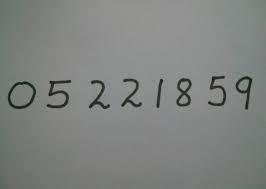
#> input picture OpenCV_Python/test_hand_write.png, 266 x 189 px
$ python img2text.py
#> lines starting #> are read from the running program, lines starting #| are printed output that depends on the picture; after the words box and inside, x2 and y2 are one past the last pixel; in counts of white or black regions, pixels touching at a corner belong together
import cv2
import pytesseract as ptr
import numpy as np
from matplotlib import pyplot as plt

ptr.pytesseract.tesseract_cmd = r'C:\Program Files (x86)\Tesseract-OCR\tesseract.exe'
img = cv2.imread('test_hand_write.png')
#> img is the input picture: shape (189, 266, 3); mean B, G, R 128.5, 130.7, 127.9
img = cv2.resize(img, None, fx=2.5, fy=2.5)
#> img: shape (472, 665, 3)
img2gray = cv2.cvtColor(img, cv2.COLOR_BGR2GRAY)

adaptive_threshold = cv2.adaptiveThreshold(img2gray, 255, cv2.ADAPTIVE_THRESH_GAUSSIAN_C, cv2.THRESH_BINARY, 91,11)
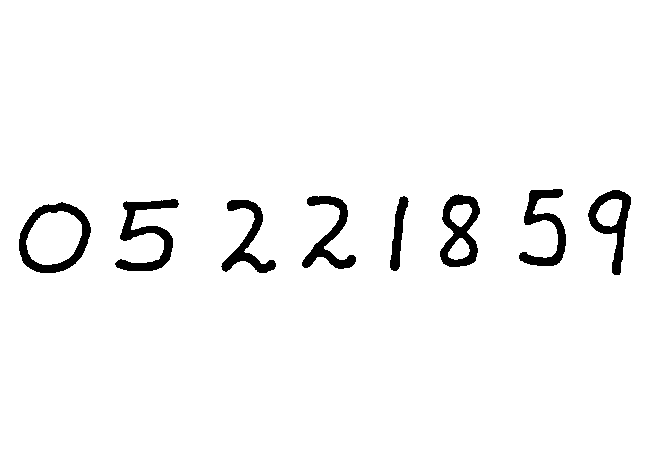
#> adaptive_threshold: shape (472, 665); 96.7% white; 8 black regions, largest, box (x1, y1, x2, y2) and area: (115, 199, 179, 271) 1637, (19, 202, 91, 273) 1607, (440, 194, 480, 267) 1416

#> (the run stopped early here; a loop or call above may not have finished)
